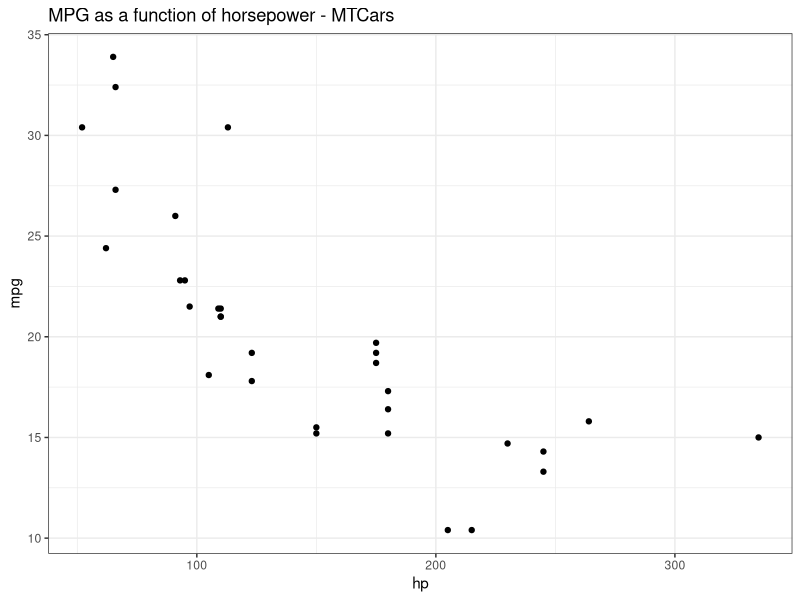

Here is the R script that generated this plot:

#'---
#' layout: post
#' title: "Converting R files to Jekyll posts"
#' author: "Ryan Berger"
#' date: "July 18, 2018"
#' output: 
#'   html_document:
#'     keep_md: true
#' preserve_yaml: true
#' ---


#' This is a test method of writing an R script and using knitr to post to this Jekyll site. Here are the steps involved:
#' 1. Write up R script, e.g. file.R, with a YAML header
#' 2. When finished with script, open 'convert-R-to-post.R' from local blog directory.
#' 3. Run KnitPost(file.R)
#' 4. Copy file.md to local blog/_posts/ folder
#' 5. Copy img folder to local blog/img/ folder
#' 6. Push to github
#' <br><br>
#' 
#' Following these steps should allow for converting R files into full blog posts with ease. Let's take a look at an example of some data:

a <- matrix(1:12, nrow = 3)
a

data(mtcars)

library(ggplot2)
ggplot(mtcars, aes(x=hp, y=mpg))+ 
  geom_point() +
  ggtitle('MPG as a function of horsepower - MTCars') +
  theme_bw()
